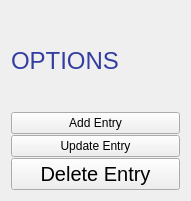
               <widget class="QWidget" name="layoutWidget">
                <property name="geometry">
                 <rect>
                  <x>30</x>
                  <y>190</y>
                  <width>191</width>
                  <height>201</height>
                 </rect>
                </property>
                <layout class="QVBoxLayout" name="verticalLayout_9">
                 <property name="spacing">
                  <number>1</number>
                 </property>
                 <item>
                  <widget class="QLabel" name="label_7">
                   <property name="font">
                    <font>
                     <pointsize>18</pointsize>
                    </font>
                   </property>
                   <property name="styleSheet">
                    <string notr="true">color: rgb(52, 62, 162)</string>
                   </property>
                   <property name="text">
                    <string>OPTIONS</string>
                   </property>
                  </widget>
                 </item>
                 <item>
                  <widget class="QPushButton" name="add_entry_button">
                   <property name="cursor">
                    <cursorShape>PointingHandCursor</cursorShape>
                   </property>
                   <property name="text">
                    <string>Add Entry</string>
                   </property>
                   <property name="checkable">
                    <bool>true</bool>
                   </property>
                   <attribute name="buttonGroup">
                    <string notr="true">item_manage</string>
                   </attribute>
                  </widget>
                 </item>
                 <item>
                  <widget class="QPushButton" name="update_entry_button">
                   <property name="cursor">
                    <cursorShape>PointingHandCursor</cursorShape>
                   </property>
                   <property name="mouseTracking">
                    <bool>true</bool>
                   </property>
                   <property name="text">
                    <string>Update Entry</string>
                   </property>
                   <property name="checkable">
                    <bool>true</bool>
                   </property>
                   <attribute name="buttonGroup">
                    <string notr="true">item_manage</string>
                   </attribute>
                  </widget>
                 </item>
                 <item>
                  <widget class="QPushButton" name="delete_entry_button">
                   <property name="font">
                    <font>
                     <pointsize>15</pointsize>
                    </font>
                   </property>
                   <property name="cursor">
                    <cursorShape>PointingHandCursor</cursorShape>
                   </property>
                   <property name="text">
                    <string>Delete Entry</string>
                   </property>
                   <property name="checkable">
                    <bool>true</bool>
                   </property>
                   <attribute name="buttonGroup">
                    <string notr="true">item_manage</string>
                   </attribute>
                  </widget>
                 </item>
                </layout>
               </widget>
